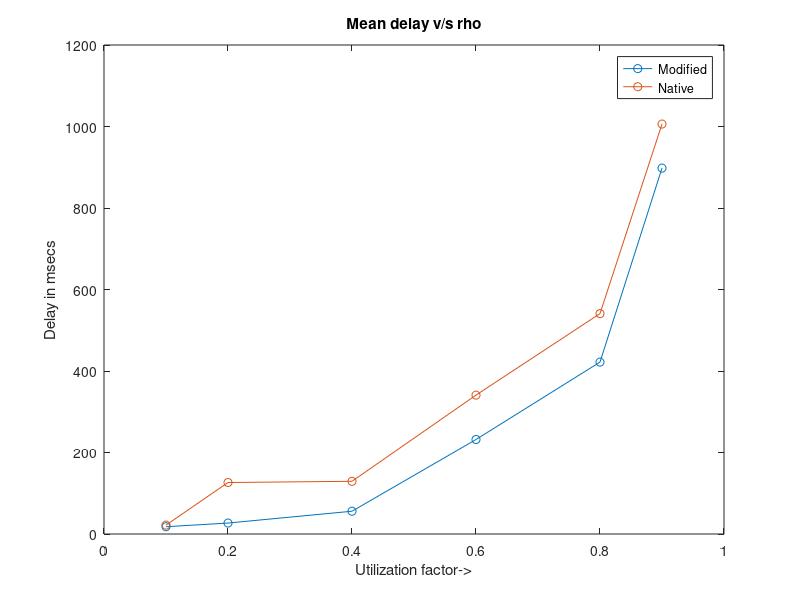
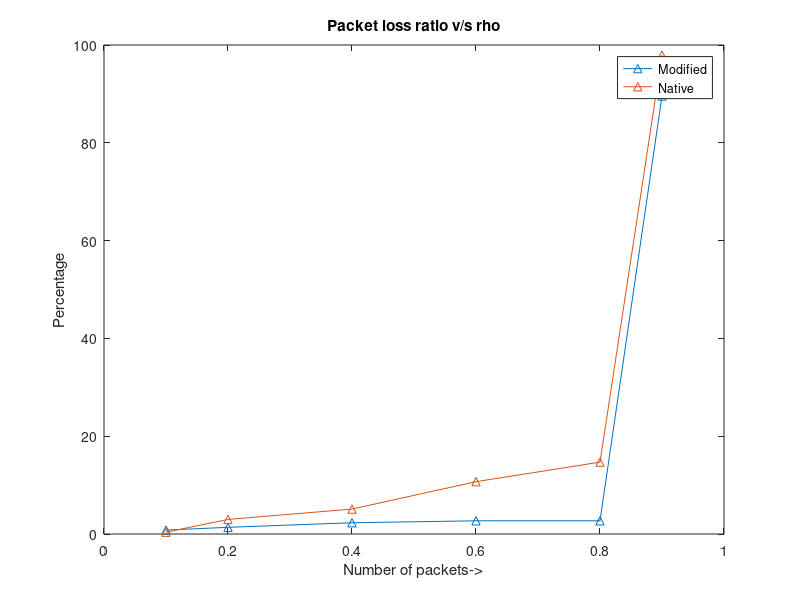
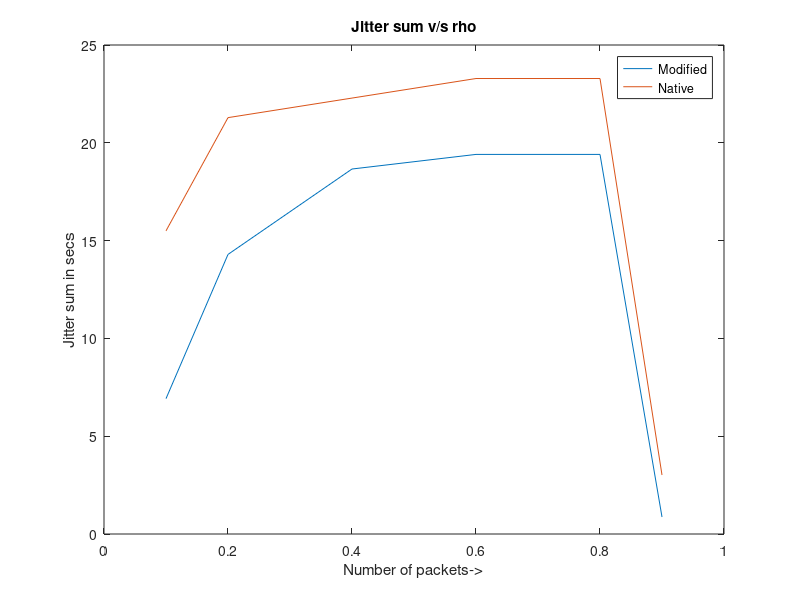

Write MATLAB code to recreate these figures, in order.
clc
close all
clear all

x=[0.1 0.2 0.4 0.6 0.8 0.9];

y=[17.8876333333 26.8868 55.8884666667 231.861 421.861 897.8906666667];
figure();
plot(x,y,'-o');
hold on
y=[21.7988 126.324 129.3563333333 340.8453333333 540.8453333333	1006.0096666667]
plot(x,y,'-o')
hold off
title('Mean delay v/s rho');legend('Modified','Native');xlabel('Utilization factor->');ylabel('Delay in msecs');
y=[0.8 1.3666666667 2.3 2.7 2.7 89.5666666667];
figure();
plot(x,y,'-^');
hold on
y=[0.3666666667	2.98	5.1	10.7	14.7	97.9333333333]
plot(x,y,'-^')
hold off
title('Packet loss ratio v/s rho');legend('Modified','Native');xlabel('Number of packets->');ylabel('Percentage');
y=[6920000000	14293333333.3333	18660000000	19406666666.6667	19406666666.6667	870000000]/10^9;
figure();
plot(x,y);
hold on
y=[15498533333.3333	21286666666.6667	22286666666.6667	23286666666.6667	23286666666.6667	3016666666.66667]/10^9;
plot(x,y)
hold off
title('Jitter sum v/s rho');legend('Modified','Native');xlabel('Number of packets->');ylabel('Jitter sum in secs');